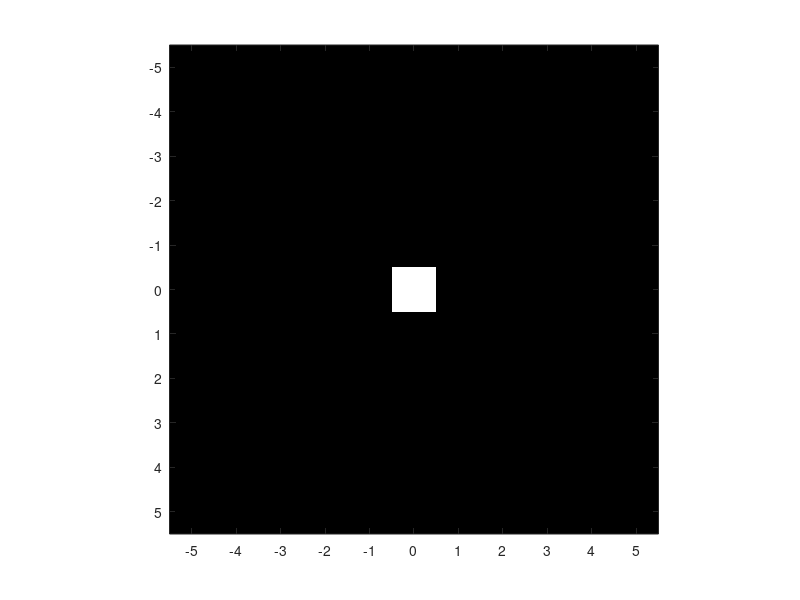

MATLAB code to generate this figure: (Note: this script raises an error after producing the figure.)
function gui

    ssize = [11, 11];
    se = false(ssize);
    se(ceil(end/2), ceil(end/2)) = true;

    sef = figure(1);
    colormap([0 0 0; 1 1 1]);
    seh = image(se);
    sea = gca;

    set(sea, 'XTick', 1:ssize(2));
    set(sea, 'XTickLabel', (1:ssize(2)) - ceil(ssize(2)/2));
    set(sea, 'YTick', 1:ssize(1));
    set(sea, 'YTickLabel', (1:ssize(1)) - ceil(ssize(1)/2));
    axis image

    set(sef, 'UserData', false)

    set(sef, 'WindowButtonDownFcn', @(s, e) smousebutton(true));
    set(sef, 'WindowButtonUpFcn', @(s, e) smousebutton(false));
    set(sef, 'WindowButtonMotionFcn', @(s, e) smousemove());

    function smousebutton (bool)
        set(sef, 'UserData', bool)
        smousemove();
    end

    function smousemove ()
        if ~get(sef, 'UserData')
            return
        end
        pos = round(get(sea, 'CurrentPoint'));
        x = pos(1,1);
        y = pos(1,2);
        switch get(sef, 'SelectionType')
            case 'normal'
                setc = true;
            case 'alt'
                setc = false;
        end
        if (se(y,x) == setc)
            return
        end
        se(y,x) = setc;
        set(seh, 'CData', se);
        updateimage();
    end

    function updateimage ()
        sel = strel('arbitrary', se);
        set(imh(3), 'CData', imerode  (im, sel));
        set(imh(4), 'CData', imdilate (im, sel));
        set(imh(5), 'CData', imopen   (im, sel));
        set(imh(6), 'CData', imclose  (im, sel));
        set(imh(7), 'CData', imwtophat(im, sel));
        set(imh(8), 'CData', imbtophat(im, sel));
    end

    %im = rgb2gray(imread('saturn.png'));
    %im = imread('snowflakes.png');
    %im = 255*uint8(imread('blobs.png'));
    im = imread('cameraman.tif');

    imf = figure(2);
    imh = zeros(4,2);

    titles = {'original', '', 'erosion', 'dilation', 'opening', 'closing', 'white tophat', 'black tophat'};
    for i = 1:8
        subplot(4,2,i), imh(i) = image(im);
        title(titles{i});
        axis image;
    end



end
